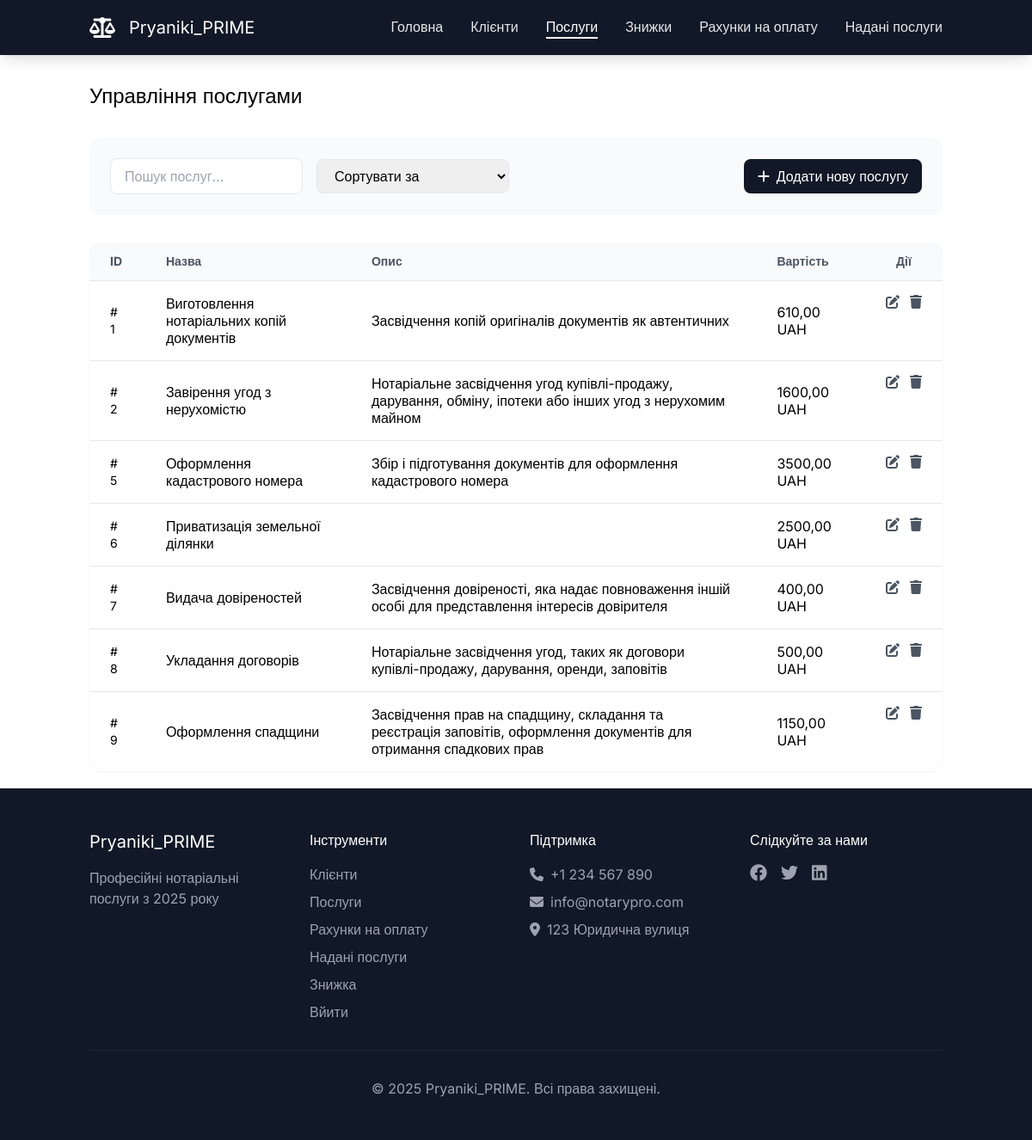
Page /services (signed in) on the committed database.
### RealAgency/models.py (models this page shows)
class Service(models.Model):
    name = models.CharField(max_length=255)
    description = models.CharField(max_length=255)
    unit = models.CharField(max_length=255)
    price = models.DecimalField(max_digits=19, decimal_places=2)

### RealAgency/views.py (the view)
        def _wrapped_view(request, *args, **kwargs):
            if not request.user.is_authenticated:
                return redirect('login')
            if not any(group.name in roles for group in request.user.groups.all()):
                raise PermissionDenied("You are not permitted to perform this action.")
            return view_func(request, *args, **kwargs)

### RealAgency/views.py (called while the page is built)
def role_required(roles):
    def decorator(view_func):
        def _wrapped_view(request, *args, **kwargs):
            if not request.user.is_authenticated:
                return redirect('login')
            if not any(group.name in roles for group in request.user.groups.all()):
                raise PermissionDenied("You are not permitted to perform this action.")
            return view_func(request, *args, **kwargs)
        return _wrapped_view
    return decorator

### templates/services/main.html (shortened to what this page needs)
{% extends "base.html" %}
{% block content %}
<main id="main" class="pt-24">
            <div class="container mx-auto px-4">
                <div id="services-header" class="flex justify-between items-center mb-8">
                    <h1 class="text-2xl">Управління послугами</h1>
                </div>
                <div id="services-filters" class="bg-neutral-50 p-6 rounded-xl mb-8 grid grid-cols-4 gap-4 items-center">
                    <input type="text" id="search-input" placeholder="Пошук послуг..." value="{{ search_query }}"
    class="border border-neutral-200 rounded-lg px-4 py-2" />
                    <select id="sort-select" class="border border-neutral-200 rounded-lg px-4 py-2">
                        <option value="">Сортувати за</option>
                    </select>
                    <div class="col-span-2 flex justify-end">
                        <button
                                {% if "Manager" in user_groups %} style="display:block;" {% else %} style="display:none;" {% endif %}
                                id="add-service" class="bg-neutral-900 text-white px-4 py-2 rounded-lg hover:bg-neutral-800">
                            <i class="fa-solid fa-plus mr-2"></i>Додати нову послугу
                        </button>
                    </div>
                </div>
                <div id="services-table" class="bg-white rounded-xl shadow-sm overflow-hidden">
                    <table class="w-full">
                        <thead class="bg-neutral-50 border-b border-neutral-200">
                            <tr>
                                <th class="px-6 py-3 text-left text-sm text-neutral-600">ID</th>
                                <th class="px-6 py-3 text-left text-sm text-neutral-600">Назва</th>
                                <th class="px-6 py-3 text-left text-sm text-neutral-600">Опис</th>
                                <th class="px-6 py-3 text-left text-sm text-neutral-600">Вартість</th>
                                <th
                                        {% if "Manager" in user_groups %} style="display:block;" {% else %} style="display:none;" {% endif %}
                                        class="px-6 py-3 text-central text-sm text-neutral-600">Дії</th>
                            </tr>
                        </thead>
                        <tbody class="divide-y divide-neutral-200">
                            {% for service in services %}
                                <tr class="hover:bg-neutral-50">
                                <td class="px-6 py-4 text-sm"># {{ service.id }}</td>
                                <td class="px-6 py-4">{{ service.name }}</td>
                                <td class="px-6 py-4">{{ service.description }}</td>
                                <td class="px-6 py-4 text-left">{{ service.price }} UAH</td>
                                <td class="px-6 py-4"
                                        {% if "Manager" in user_groups %} style="display:block;" {% else %} style="display:none;" {% endif %}>
                                    <div class="flex justify-center space-x-3">
                                        <button class="edit-service text-neutral-600 hover:text-neutral-900"
                                                data-id="{{ service.id }}"
                                                data-name="{{ service.name }}"
                                                data-description="{{ service.description }}"
                                                data-price="{{ service.price }}">
                                            <i class="fa-solid fa-pen-to-square"></i>
                                        </button>
                                        <button class="delete-service text-neutral-600 hover:text-neutral-900"
                                                data-id="{{ service.id }}">
                                            <i class="fa-solid fa-trash"></i>
                                        </button>
                                    </div>
                                </td>
                                </tr>
                            {% endfor %}
                        </tbody>
                    </table>
                </div>
            </div>
        </main>
        {% include "services/modal_service.html" %}
{% endblock %}

### templates/base.html (style rules this page uses)
* { font-family: "Inter", sans-serif; }

### rows in the picture
Service: id "1", name "Виготовлення нотаріальних копій документів", description "Засвідчення копій оригіналів документів як автентичних", price "610,00"
Service: id "2", name "Завірення угод з нерухомістю", description "Нотаріальне засвідчення угод купівлі-продажу, дарування, обміну, іпотеки або інших угод з нерухомим майном", price "1600,00"
Service: id "5", name "Оформлення кадастрового номера", description "Збір і підготування документів для оформлення кадастрового номера", price "3500,00"
Service: id "6", name "Приватизація земельної ділянки", price "2500,00"
Service: id "7", name "Видача довіреностей", description "Засвідчення довіреності, яка надає повноваження іншій особі для представлення інтересів довірителя", price "400,00"
Service: id "8", name "Укладання договорів", description "Нотаріальне засвідчення угод, таких як договори купівлі-продажу, дарування, оренди, заповітів", price "500,00"
Service: id "9", name "Оформлення спадщини", description "Засвідчення прав на спадщину, складання та реєстрація заповітів, оформлення документів для отримання спадкових прав", price "1150,00"
